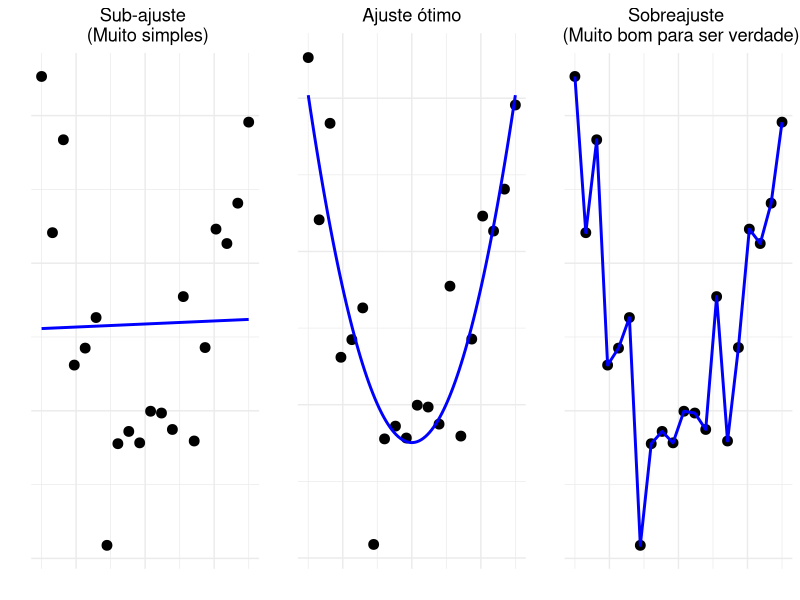
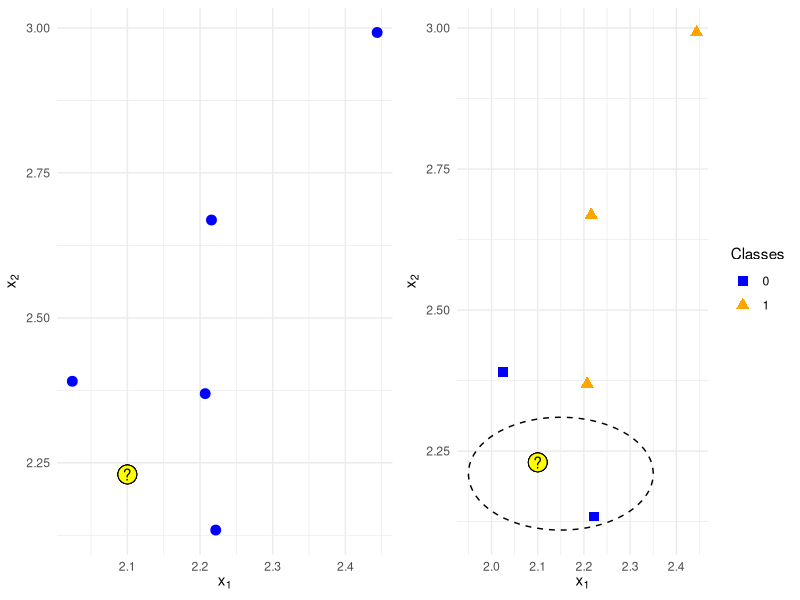
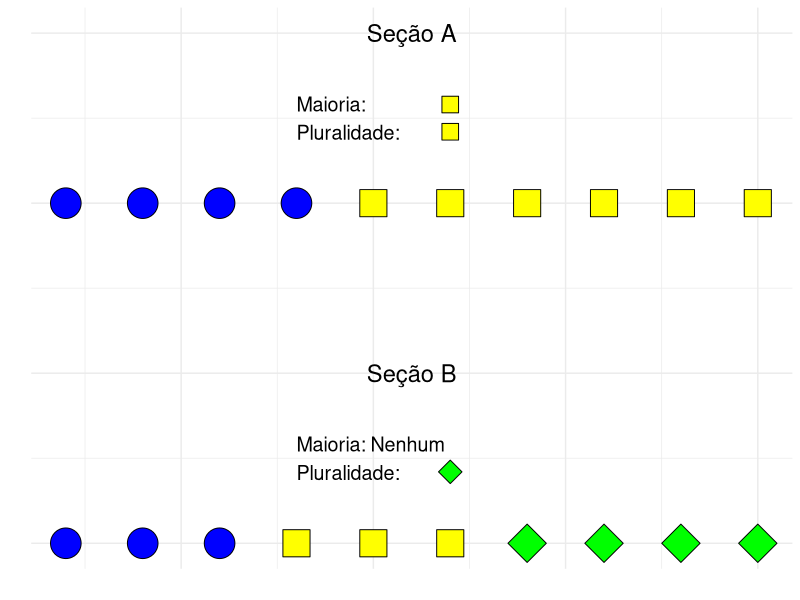

Write the R code that produced these figures, in order. (Note: this script raises an error after producing the figures.)
####################################################
#Universidade Federal do Ceara
#Departamento de Estatistica e Matematica Aplicada
#Curso de Estatística
#Autor: Luan Sousa
#Orientador: Manoel Santos-Neto
####################################################
#**************************************************#
####################################################
#Pacotes necessários
library(ggplot2)
library(gridExtra)
library(dplyr)
####################################################
#--------------------------------------------------#
#Figura 3

# Gerando dados para regressão
x_reg <- seq(-3, 3, length.out = 20)
set.seed(20)
e <- rnorm(n= 20, 0, 2)
y_reg <- x_reg^2 + e
df_reg <- data.frame(x_reg, y_reg, e = e)

# Ajustando modelos
lm_under <- lm(y_reg ~ x_reg, data = df_reg)
lm_optimal <- lm(y_reg ~ I(x_reg^2) , data = df_reg)
lm_overfit <- lm(y_reg ~ poly(x_reg, 10) + e, data = df_reg)

# Gerando previsões
grid_reg <- data.frame(x_reg = seq(-3, 3, length.out = 100), e = e)
grid_reg$pred_under <- predict(lm_under, newdata = grid_reg)
grid_reg$pred_optimal <- predict(lm_optimal, newdata = grid_reg)
grid_reg$pred_overfit <- predict(lm_overfit, newdata = grid_reg)

# Plots de regressão
plot_reg <- function(pred_col, title) {
  ggplot(df_reg, aes(x_reg, y_reg)) +
    geom_point(size = 3) +
    geom_line(data = grid_reg, aes(x_reg, !!sym(pred_col)), color = "blue", size = 1) +
    labs(title = title, x="", y = "") +
    theme_minimal() + theme(
      plot.title = element_text(hjust = 0.5),
      axis.text = element_blank(),
      axis.ticks = element_blank()
    )
}


p6 <- ggplot(df_reg) + 
  geom_point(aes(x = x_reg, y= y_reg), size = 3) + 
  geom_line(aes(x = x_reg, y= y_reg), color = "blue", size = 1) +
  labs(title = "Sobreajuste \n (Muito bom para ser verdade)", x = "", y = "") + 
  theme_minimal() + theme(
    plot.title = element_text(hjust = 0.5),
    axis.text = element_blank(),
    axis.ticks = element_blank()
  )

p4 <- plot_reg("pred_under", "Sub-ajuste \n (Muito simples)")
p5 <- plot_reg("pred_optimal", "Ajuste ótimo")

# Exibindo todos os gráficos juntos
grid.arrange(p4, p5, p6, nrow = 1)
#--------------------------------------------------#
####################################################
####################################################
####################################################
#--------------------------------------------------#
#Figura 4

set.seed(9)
n <- 5
df <- data.frame(
  x1 = runif(n, 2, 3),
  x2 = runif(n, 2, 3),
  Classes = factor(rep(0:1, c(2,3)))
)


p1 <- ggplot(df, aes(x = x1, y = x2)) +
  geom_point(size = 3, color = "blue") +
  geom_point(aes(x = 2.1, y = 2.23), shape = 21, size = 6, fill = "yellow", color = "black") +
  annotate("text", x = 2.1, y = 2.23, label = "?") +
  labs(x = expression(x[1]), y = expression(x[2])) +
  theme_minimal()


p2 <- ggplot(df, aes(x = x1, y = x2, shape = Classes, color = Classes)) +
  geom_point(size = 3) +
  scale_shape_manual(values = c(15, 17)) +  # Quadrado para classe 0, triângulo para classe 1
  scale_color_manual(values = c("blue", "orange")) +
  geom_point(aes(x = 2.1, y = 2.23), shape = 21, size = 6, fill = "yellow", color = "black") +
  annotate("text", x = 2.1, y = 2.23, label = "?") +
  annotate("path", x = 2.15 + 0.2 * cos(seq(0, 2 * pi, length.out = 100)),
           y = 2.21 + 0.1 * sin(seq(0, 2 * pi, length.out = 100)), linetype = "dashed") +
  labs(x = expression(x[1]), y = expression(x[2])) +
  theme_minimal()  


grid.arrange(p1, p2, ncol = 2)
#--------------------------------------------------#
####################################################
####################################################
####################################################
#--------------------------------------------------#
#Figura 5

df_A <- data.frame(
  x = 1:10,
  y = rep(2, 10),
  category = c(rep("Azul", 4), rep("Amarelo", 6))
)

df_B <- data.frame(
  x = 1:10,
  y = rep(1, 10),
  category = c(rep("Azul", 3), rep("Amarelo", 3), rep("Verde", 4))
)

df <- rbind(df_A, df_B)

df$color <- factor(df$category, levels = c("Azul", "Amarelo", "Verde"))


ggplot(df, aes(x = x, y = y, fill = color, shape = color)) +
  geom_point(size = 10) +
  scale_fill_manual(values = c("Azul" = "blue", "Amarelo" = "yellow", "Verde" = "green")) +
  scale_shape_manual(values = c("Azul" = 21, "Amarelo" = 22, "Verde" = 23)) +
  labs(x = "", y = "") +
  theme_minimal() +
  theme(legend.position = "none",
        axis.text = element_blank(),
        axis.ticks = element_blank()) +
  annotate("text", x = 5.5, y = 1.5, label = "Seção B", size = 6) +
  annotate("text", x = 5.5, y = 2.5, label = "Seção A", size = 6) +
  annotate("text", x = 4, y = 2.25, label = "Maioria:\nPluralidade:", hjust = 0, size = 5) +
  annotate("text", x = 4, y = 1.25, label = "Maioria: Nenhum\nPluralidade:", hjust = 0, size = 5) +
  annotate("point", x = 6, y = 1.21, shape = 23, size = 6, fill = "green", color = "black") + 
  annotate("point", x = 6, y = 2.21, shape = 22, size = 6, fill = "yellow", color = "black") +
  annotate("point", x = 6, y = 2.29, shape = 22, size = 6, fill = "yellow", color = "black")


#--------------------------------------------------#
####################################################
####################################################
####################################################
#--------------------------------------------------#
#Figura 6
# Gerar dados simulados para as classes
set.seed(123)
class1 <- data.frame(x1 = rnorm(10, 3.2, 0.5), x2 = rnorm(10, 3.8, 0.5), class = "circle")
class2 <- data.frame(x1 = rnorm(10, 4, 0.5), x2 = rnorm(10, 3, 0.5), class = "triangle")
class3 <- data.frame(x1 = rnorm(10, 3, 0.25), x2 = rnorm(10, 3.5, 0.5), class = "plus")

data <- rbind(class1, class2, class3)

# Ponto a ser classificado
query_point <- data.frame(x1 = 3.6, x2 = 3.5)

# Contagem das classes
contagem_classes <- table(vizinhos$class)
classe_predita <- names(which.max(contagem_classes))

# Plotagem
p <- ggplot(data, aes(x = x1, y = x2)) +
  geom_point(aes(shape = class, color = class), size = 5) +
  scale_shape_manual(values = c("circle" = 16, "triangle" = 17, "plus" = 3)) +
  scale_color_manual(values = c("circle" = "blue", "triangle" = "purple", "plus" = "orange")) +
  geom_point(data = query_point, aes(x = x1, y = x2), shape = 1, size = 6, color = "black") +
  annotate("text", x = query_point$x1, y = query_point$x2 + 0, label = "?", size = 5) +
  annotate("text", 
           x = query_point$x1 + 0.7, 
           y = query_point$x2 - 0.18,
           label = paste("Predito\n", "? = "),
           hjust = 0, color = "black", size = 5) +
  labs(x = expression(x[1]), y = expression(x[2])) +
  theme_minimal() +
  theme(
    plot.title = element_text(hjust = 0.5),
    axis.text = element_blank(),
    axis.ticks = element_blank(),
    legend.position="none"
  )

# Adicionar círculo de vizinhança ao redor do ponto de consulta
p + annotate("path",
             x = query_point$x1 + 0.38 * cos(seq(0, 2 * pi, length.out = 100)),
             y = query_point$x2 + 0.25 * sin(seq(0, 2 * pi, length.out = 100)),
             color = "black", linetype = "dashed")
#--------------------------------------------------#
####################################################
####################################################
####################################################
#--------------------------------------------------#
#Figura 7

# Função de custo (parábola simples para simular a curva)
cost_function <- function(w) (w - 3)^2 + 2

# Valores para os pesos
w_values <- seq(0, 6, length.out = 300)
j_values <- cost_function(w_values)

# Ponto inicial e gradiente
initial_weight <- 5
slope_at_initial <- 2 * (initial_weight - 3)

# A seta agora acompanha a inclinação da curva
gradient_line <- data.frame(
  x = c(initial_weight, initial_weight - 0.5),
  y = c(cost_function(initial_weight), cost_function(initial_weight) - 0.5 * slope_at_initial)
)

# Reta paralela à curva (reta tangente aproximada no ponto inicial)
paralela_x <- seq(initial_weight - 1, initial_weight + 1, length.out = 100)
paralela_y <- cost_function(initial_weight) + slope_at_initial * (paralela_x - initial_weight)
paralela_df <- data.frame(w = paralela_x, J = paralela_y - 0.2)

# Segunda reta paralela mais à direita
deslocamento <- 1.5
paralela2_x <- paralela_x + deslocamento
paralela2_y <- paralela_y
paralela2_df <- data.frame(w = paralela2_x, J = paralela2_y)

# Dados para o gráfico
data <- data.frame(w = w_values, J = j_values)
initial_point <- data.frame(w = initial_weight, J = cost_function(initial_weight) + 0.7)
global_min <- data.frame(w = 3, J = cost_function(3))

# Gradientes intermediários para sequência de setas
weights <- seq(initial_weight, 3, length.out = 5)
gradient_arrows <- data.frame(
  x = weights[-length(weights)]  ,
  y = cost_function(weights[-length(weights)]) + c(0.7, 0.3, 0.2, 0.1),
  xend = weights[-1] + c(0.1, 0.1, 0.1, 0.1) ,
  yend = cost_function(weights[-1] + 0.2)
)

# Plotagem
ggplot(data, aes(x = w, y = J)) +
  geom_line(color = "blue", size = 2) +
  geom_point(data = initial_point, aes(x = w, y = J), color = "black", size = 10) +
  geom_point(data = global_min, aes(x = w, y = J), color = "red", size = 3) +
  # geom_segment(data = gradient_line, aes(x = x[1], y = y[1], xend = x[2], yend = y[2]),
  #             arrow = arrow(type = "closed", length = unit(0.2, "cm")), linetype = "dashed") +
  geom_line(data = paralela_df, aes(x = w, y = J), color = "purple", linetype = "dashed", size = 2) +
  #geom_line(data = paralela2_df, aes(x = w, y = J), color = "green", linetype = "dotted") +
  geom_segment(data = gradient_arrows, aes(x = x, y = y, xend = xend, yend = yend),
               arrow = arrow(type = "closed", length = unit(0.15, "cm")), color = "black", size = 1) +
  annotate("text", x = initial_weight-0.7, y = cost_function(initial_weight) + 1.2, label = "Peso Inicial", hjust = 0) +
  annotate("text", x = 2.5, y = cost_function(3) - 1, label = expression(paste(J[min](w), " : ","Custo mínimo global") ), hjust = 0, color = "red") +
  annotate("text", x = 5, y = cost_function(4.5), label = "Gradiente", angle = -35, vjust = -1, color = "purple") +
  labs(x = "w", y = expression(J(w))) +
  theme_minimal() +
  theme(
    plot.title = element_text(hjust = 0.5),
    axis.text = element_blank(),
    axis.ticks = element_blank()
  )
#--------------------------------------------------#
####################################################
####################################################
####################################################
#--------------------------------------------------#
#Figura 8 
# Dados para a curva logística
x_values <- seq(-10, 10, length.out = 500)
y_values <- 1 / (1 + exp(-x_values))  # Função logística

# Pontos verdes em y = 0 e y = 1
green_points_x <- seq(-10, -5, length.out = 15)

green_points_x1 <- seq(5, 10, length.out = 15)
green_points_y_0 <- rep(0, length(green_points_x))
green_points_y_1 <- rep(1, length(green_points_x))

# Construção do gráfico
ggplot() +
  # Curva logística
  geom_line(aes(x = x_values, y = y_values), color = "red", linewidth = 1) +
  # Pontos verdes
  geom_point(aes(x = green_points_x, y = green_points_y_0), color = "green", size = 3) +
  geom_point(aes(x = green_points_x1, y = green_points_y_1), color = "green", size = 3) +
  # Anotações
  annotate("text", x = -5, y = 0.5, label = "Curva em forma de S", color = "black", size = 5, angle = 0) +
  annotate("text", x = 1.5, y = 0.2, label = "Y estimado\n dentro do intervalo (0,1)", color = "red", size = 4) +
  # Limites dos eixos
  scale_y_continuous(breaks = c(0, 1), limits = c(-0.1, 1.1)) +
  scale_x_continuous(name = "Variável Independente (X)") +
  labs(y = "Variável Dependente (Y)") +
  theme_minimal() +
  theme(
    plot.title = element_text(size = 14, face = "bold"),
    axis.title = element_text(size = 12)
  )
#--------------------------------------------------#
####################################################
####################################################
####################################################
###################Extras###########################
#Gradiente Decendente                              #
####################################################
# Função de custo (parábola simples para simular a curva)
cost_function <- function(w) (w - 3)^2 + 2

# Valores para os pesos
w_values <- seq(0, 6, length.out = 300)
j_values <- cost_function(w_values)

# Ponto inicial e gradiente
initial_weight <- 5
slope_at_initial <- 2 * (initial_weight - 3)

# A seta agora acompanha a inclinação da curva
gradient_line <- data.frame(
  x = c(initial_weight, initial_weight - 0.5),
  y = c(cost_function(initial_weight), cost_function(initial_weight) - 0.5 * slope_at_initial)
)

# Reta paralela à curva (reta tangente aproximada no ponto inicial)
paralela_x <- seq(0, 1 + 1, length.out = 100)
paralela_y <- cost_function(1) + (-4) * (paralela_x - 1)
paralela_df <- data.frame(w = paralela_x, J = paralela_y - 0.2)

# Segunda reta paralela mais à direita
deslocamento <- 1.5
paralela2_x <- paralela_x + deslocamento
paralela2_y <- paralela_y
paralela2_df <- data.frame(w = paralela2_x, J = paralela2_y)

# Dados para o gráfico
data <- data.frame(w = w_values, J = j_values)
initial_point <- data.frame(w = initial_weight, J = cost_function(initial_weight) + 0.7)
global_min <- data.frame(w = 3, J = cost_function(3))

# Gradientes intermediários para sequência de setas
weights <- seq(initial_weight, 3, length.out = 5)
gradient_arrows <- data.frame(
  x = weights[-length(weights)]  ,
  y = cost_function(weights[-length(weights)]) + c(0.7, 0.3, 0.2, 0.1),
  xend = weights[-1] + c(0.1, 0.1, 0.1, 0.1) ,
  yend = cost_function(weights[-1] + 0.2)
)

# Plotagem
ggplot(data, aes(x = w, y = J)) +
  geom_line(color = "blue", size = 2) +
  geom_point(data=data.frame(x=1, y=7), aes(x = x, y =y), color = "black", size = 10) +
  geom_point(data = global_min, aes(x = w, y = J), color = "red", size = 3) +
  geom_segment(data = data.frame(x = c(1, 1.5), y = c(7,5)), aes(x = x[1], y = y[1], xend = x[2], yend = y[2]),
               arrow = arrow(type = "closed", length = unit(0.2, "cm")), linetype = "dashed") +
  geom_line(data = paralela_df, aes(x = w, y = J), color = "purple", linetype = "dashed", size = 2) +
  #geom_line(data = paralela2_df, aes(x = w, y = J), color = "green", linetype = "dotted") +
  geom_segment(data = gradient_arrows, aes(x = x, y = y, xend = xend, yend = yend),
               arrow = arrow(type = "closed", length = unit(0.15, "cm")), color = "black", size = 1) +
  annotate("text", x = initial_weight-0.7, y = cost_function(initial_weight) + 1.2, label = "Peso Inicial", hjust = 0) +
  annotate("text", x = 2.5, y = cost_function(3) - 1, label = expression(paste(J[min](w), " : ","Custo mínimo global") ), hjust = 0, color = "red") +
  annotate("text", x = 0.8, y = cost_function(1.5), label = "Gradiente", angle = -35, vjust = -1, color = "purple") +
  labs(x = "w", y = expression(J(w))) +
  theme_minimal() +
  theme(
  plot.title = element_text(hjust = 0.5),
  axis.text = element_blank(),
  axis.ticks = element_blank()
  )

####################################################
####################################################
####################################################
###################Extras###########################
#Regressao                                         #
####################################################
set.seed(42)
n <- 30

x <- runif(n, 0, 10)
y <- mapply(rnorm, n = 1, mean = 0.8 + 1.5*x, sd = 1)

df <- data.frame(
  x = x,
  y = y)

modelo_otimo <- lm(y ~ x, data = df)
coef_otimo <- coef(modelo_otimo)

set.seed(123)
modelos_iniciais <- data.frame( 
  intercepto <- c(coef_otimo[1] + 6/2, coef_otimo[1] + 5/2, coef_otimo[1] - 2/2,  coef_otimo[1] - 3/2,  coef_otimo[1] - 4/2),
  inclinacao <- c(coef_otimo[2] - 1.2/2, coef_otimo[2] - 1/2, coef_otimo[2] + 0.5/2, coef_otimo[2] + 0.7/2, coef_otimo[2] + 0.9/2))

p <- ggplot(df, aes(x = x, y = y)) +
  geom_point(shape = 1, size = 3, color = "blue") +  # Pontos de dados
  geom_abline(intercept = coef_otimo[1], slope = coef_otimo[2], color = "darkgreen", linewidth = 1.2) +  # Linha ótima
  geom_abline(data = modelos_iniciais, aes(intercept = intercepto, slope = inclinacao), color = "brown", linetype = "solid", size = 1) +  # Modelos iniciais
  annotate("text", x = 7.2, y = 16, label = "Ajuste aleatório inicial", size = 5) +
  annotate("text", x = 9.4, y = 14, label = "Ajuste Ótimo", color = "darkgreen", size = 5) +
  labs(x = "x", y = "Variável Alvo") +
  theme_minimal()

p
####################################################
####################################################
####################################################
####################################################


